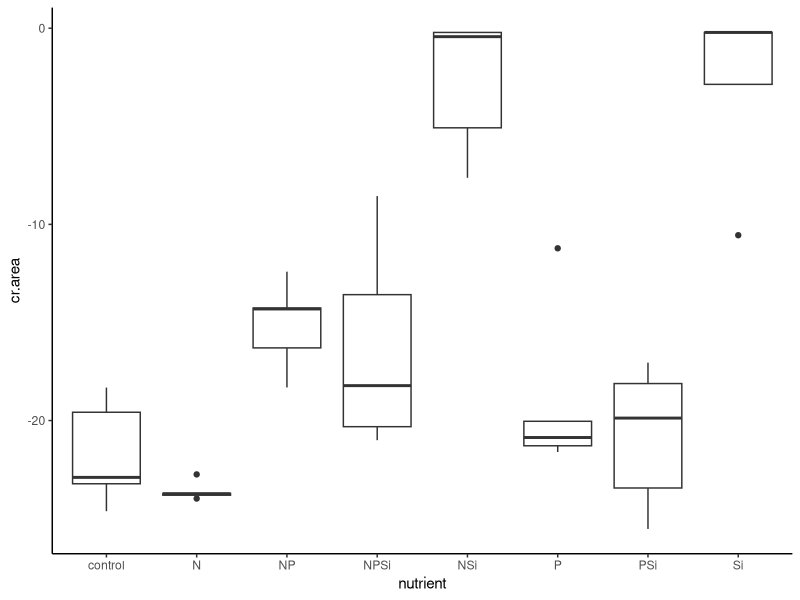
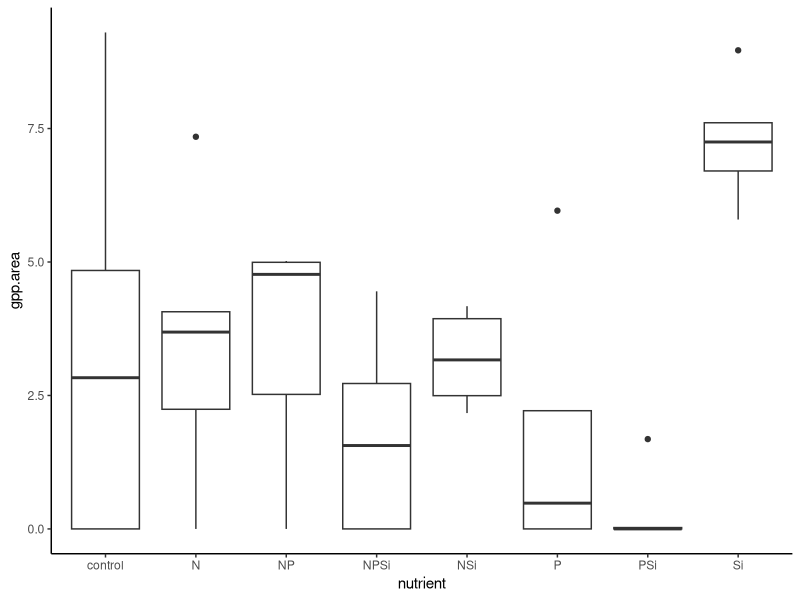
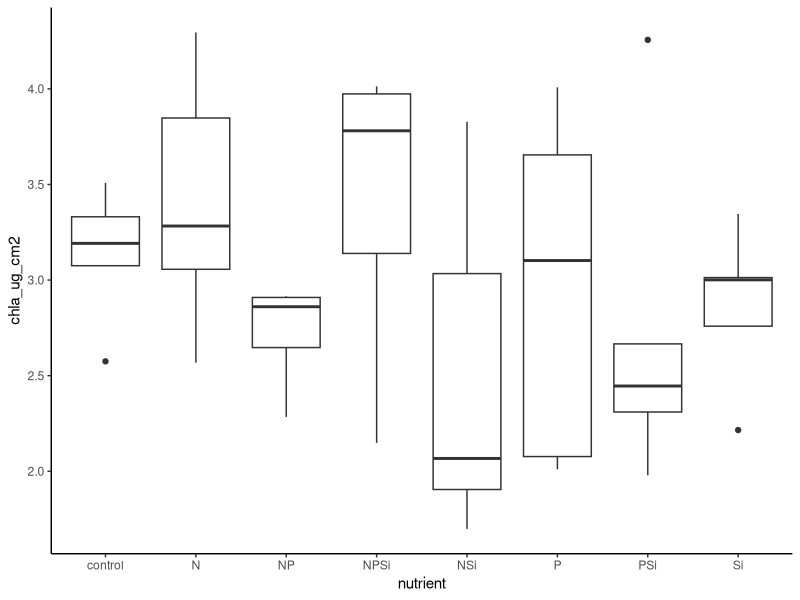
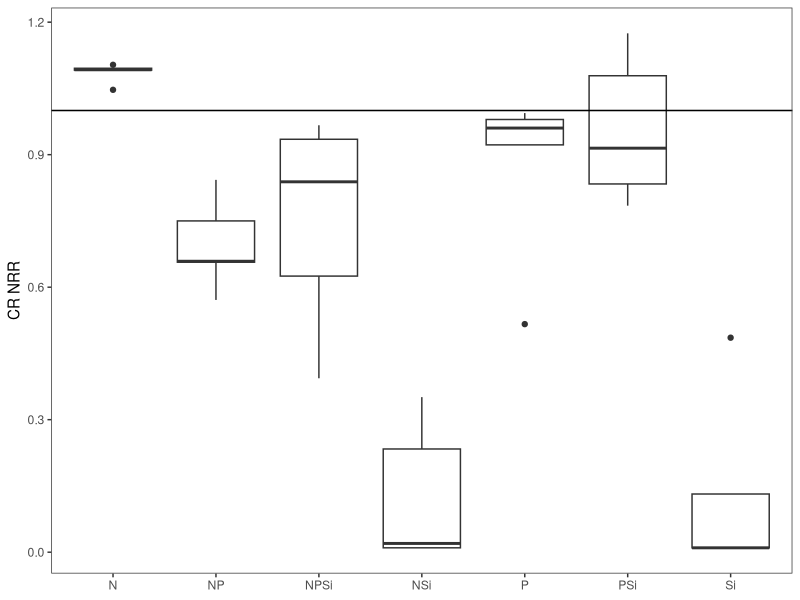
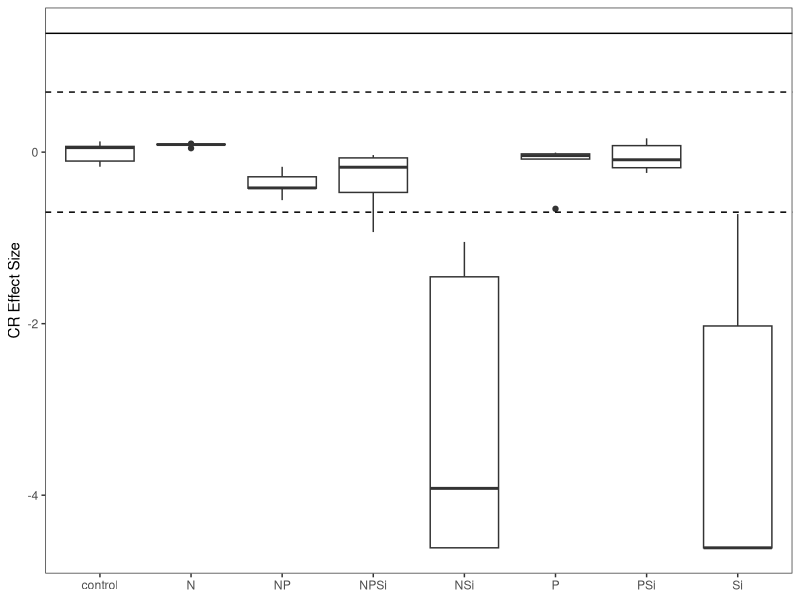
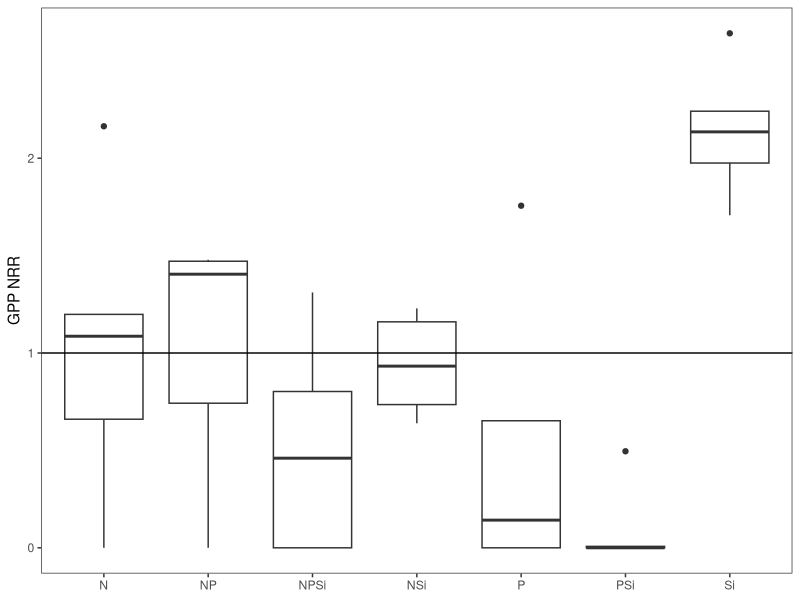
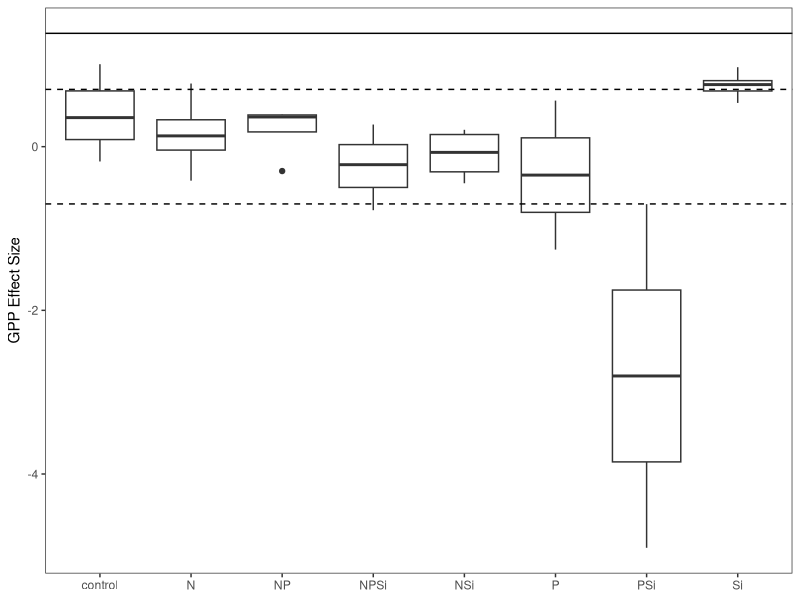
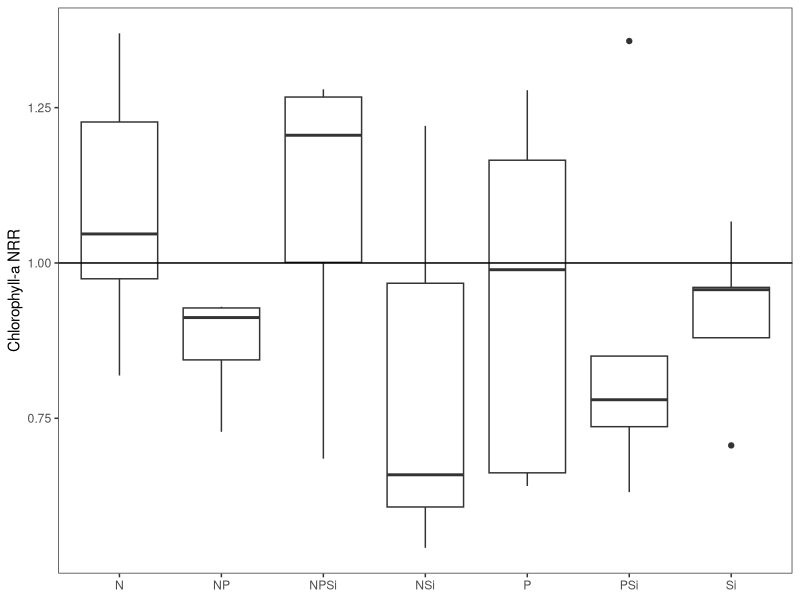

R code for these plots, in order: (Note: this script raises an error after producing the figures.)
#Author:  Clay Arango
#Creation date: 10-Feb-19
#Script to analyze NDS data from Summer 2018 NDS work with S. Roley and A. Alexiades

#packages
install.packages("nlme")
install.packages("nortest")
install.packages("plyr")
install.packages("dplyr")
install.packages("multcomp")
install.packages("MASS")
install.packages("ggplot2")
library(nlme)
library(nortest)
library(plyr)
library(dplyr)
library(multcomp)
library(MASS)
library(ggplot2)

#Load data
mab_fall <- read.table(file="mab_fall.csv", header=T, sep=",")

#set variable
d = mab_fall

#evaluate data to make sure factors are correct
names(d)

unique(d$nutrient) #control, N, NP, NPSi, NSi, P, PSi, Si
unique(d$N) #should be 0 and 1
unique(d$P) #should be 0 and 1
unique(d$Si) #should be 0 and 1
unique(d$top) #should be "sponge" and "glass"
#if need to change, use recode function below. 
d$top<-recode(d$top, "cellulose" ="sponge")
str(d)

#convert N and P vand Si alues (0 or 1 for absence or presence) to factors
d$N<-as.factor(d$N)
d$P<-as.factor(d$P)
d$Si<-as.factor(d$Si)
str(d)

#subset data into gpp and cr response
d.cr = subset(d, top=="sponge", data=d)
d.gpp = subset(d, top=="glass", data=d)

#check for outliers and check data entry before calculating CR-NRR
ggplot(d.cr, aes(x=nutrient, y=cr.area)) + geom_boxplot() + theme_classic()
#A5 is an outlier, Si group has 3 zeros so can't tell what is an outlier

#calculate nrr for cr
x<-ddply(d.cr, "nutrient", summarise, ave_cr = mean(cr.area, na.rm=T)) 
x
d.cr$cr.nrr = d.cr$cr.area/-21.727991 #divide by control ave_cr

#check for outliers and check data entry before calculating GPP- and chla-NRR
ggplot(d.gpp, aes(x=nutrient, y=gpp.area)) + geom_boxplot() + theme_classic()
#F7, P group has 2 zeros so can't tell what is an outlier, Si group looks OK 
ggplot(d.gpp, aes(x=nutrient, y=chla_ug_cm2)) + geom_boxplot() + theme_classic()
#P+Si group is evenly spread out, Si and control look OK

#calculate nrr for gpp and chla
x<- ddply(d.gpp, "nutrient", summarise, ave_gpp = mean(gpp.area, na.rm=T), ave_chla = mean(chla_ug_cm2, na.rm=T)) 
x
d.gpp$gpp.nrr = d.gpp$gpp.area/3.3947683 #divide by control ave_gpp
d.gpp$chla.nrr = d.gpp$chla_ug_cm2/3.136110 #divide by control ave_chla
#use to exclude outliers
#x1<- ddply(subset(d.gpp, !(nds.id=="F6")), "nutrient", summarise, ave_chla = mean(chla_ug_cm2, na.rm=T)) 
#x1
#d.gpp$chla.nrr_1<-d.gpp$chla_ug_cm2/2.700340

#combine into one file and export
d.cr$chla.nrr<-NA
#d.cr$chla.nrr_1<-NA#for excluded outliers
d.cr$gpp.nrr<-NA
d.gpp$cr.nrr<-NA
d.nrr<-rbind(d.cr, d.gpp)
d.nrr$site.date<-"mab_fall"
d.nrr$gpp.es<-log(d.nrr$gpp.nrr)
d.nrr$cr.es<-log(d.nrr$cr.nrr)
d.nrr$chla.es<-log(d.nrr$chla.nrr)

write.table(d.nrr, "mab_fall_nrr.csv",  sep=",", quote=F, row.names =F)

###############
#plots of NRR
##############
ggplot(data=subset(d.cr, !(nutrient=="control")), aes(x=nutrient, y=cr.nrr))+geom_boxplot()+theme_bw()+
  ylab("CR NRR")+geom_abline(slope = 0, intercept = 1)+
  theme(axis.title.x=element_blank(), panel.grid.minor=element_blank(), panel.grid.major=element_blank())
#no limitation, Si inhibition?

ggplot(data=subset(d.nrr, (top=="sponge")), aes(x=nutrient, y=cr.es))+geom_boxplot()+theme_bw()+
  ylab("CR Effect Size")+geom_hline(yintercept = 0.7, lty="dashed")+ geom_hline(yintercept = -0.7, lty="dashed")+
  geom_hline(yintercept = 1.385)+
  theme(axis.title.x=element_blank(), panel.grid.minor=element_blank(), panel.grid.major=element_blank())
#possible Si inhibition? nothing over 1.385, so no significance?

ggplot(data=subset(d.gpp, !(nutrient=="control")), aes(x=nutrient, y=gpp.nrr))+geom_boxplot()+theme_bw()+
  ylab("GPP NRR")+geom_abline(slope = 0, intercept = 1)+
  theme(axis.title.x=element_blank(), panel.grid.minor=element_blank(), panel.grid.major=element_blank())
#Si limitation, but not a similar response with N or P

ggplot(data=subset(d.nrr, top =="glass"),aes(x=nutrient, y=gpp.es))+geom_boxplot()+theme_bw()+
  ylab("GPP Effect Size")+geom_hline(yintercept = 0.7, lty="dashed")+
  geom_hline(yintercept = -0.7, lty="dashed")+ geom_hline(yintercept = 1.385)+
  theme(axis.title.x=element_blank(), panel.grid.minor=element_blank(), panel.grid.major=element_blank())
#unsure how to interpret this aside from no limitation

ggplot(data=subset(d.gpp, !(nutrient=="control")), aes(x=nutrient, y=chla.nrr))+geom_boxplot()+theme_bw()+
  ylab("Chlorophyll-a NRR")+geom_abline(slope = 0, intercept = 1)+ 
  theme(axis.title.x=element_blank(), panel.grid.minor=element_blank(), panel.grid.major=element_blank())
#no limitation

ggplot(data=subset(d.nrr, (top=="glass")), aes(x=nutrient, y=chla.es))+geom_boxplot()+theme_bw()+
  ylab("Chla Effect Size")+ geom_hline(yintercept = 0.7, lty="dashed")+ geom_hline(yintercept = -0.7, lty="dashed")+    
  geom_hline(yintercept = 1.385)+
  theme(axis.title.x=element_blank(), panel.grid.minor=element_blank(), panel.grid.major=element_blank())
#nothing over 1.385 so no significance?

##########
#NRR Summary Files
#########

GPP_sum<-ddply(d.gpp, "nutrient", summarise, ave_nrr.gpp=mean(gpp.nrr, na.rm=T), sd_nrr.gpp=sd(gpp.nrr, na.rm=T), 
               se_nrr.gpp =(sd(gpp.nrr)/sqrt(sum(!is.na(gpp.nrr)))), 
               ci95_nrr.gpp = (1.96*(sd(gpp.nrr)/sqrt(sum(!is.na(gpp.nrr))))),
               ave_nrr.chla=mean(chla.nrr, na.rm=T), sd_nrr.chla=sd(chla.nrr, na.rm=T), 
               se_nrr.chla =(sd(chla.nrr)/sqrt(sum(!is.na(chla.nrr)))), 
               ci95_nrr.chla = (1.96*(sd(chla.nrr)/sqrt(sum(!is.na(chla.nrr))))))
CR_sum<-ddply(d.cr, "nutrient", summarise, ave_nrr.cr=mean(cr.nrr, na.rm=T), sd_nrr.cr=sd(cr.nrr, na.rm=T), 
              se_nrr.cr =(sd(cr.nrr)/sqrt(sum(!is.na(cr.nrr)))), 
              ci95_nrr.cr = (1.96*(sd(cr.nrr)/sqrt(sum(!is.na(cr.nrr))))))

#now combine into one and export
d.sum<-merge(GPP_sum, CR_sum, by="nutrient")
d.sum$site_date<-"mab_fall"
write.table(d.sum, "mab_fall_summ.csv",  sep=",", quote=F, row.names=F)

############################################################
#analyze RESPIRATION data
############################################################

M1<-gls(cr.area~N*P*Si, data=d.cr, na.action=na.omit)
E1<-residuals(M1)
qqnorm(E1)
qqline(E1)
ad.test(E1)
   #residuals are normally distributed
hist(E1)  
plot(M1)

plot(filter(d.cr, !is.na(cr.area)) %>% dplyr::select(nutrient), 
     E1, xlab="nutrient", ylab="Residuals")
bartlett.test(cr.area~nutrient, data=d.cr)
   #variance test is bad, but close

anova(M1)
  
x <- group_by(d.cr, nutrient) %>%  # Grouping function causes subsequent functions to aggregate by season and reach
  summarize(cr.mean = abs(mean(cr.area, na.rm = TRUE)), # na.rm = TRUE to remove missing values
            cr.sd=abs(sd(cr.area, na.rm = TRUE)),  # na.rm = TRUE to remove missing values
            n = sum(!is.na(cr.area)), # of observations, excluding NAs. 
            cr.se=cr.sd/sqrt(n))

ggplot(data=x, aes(x=nutrient, y=cr.mean)) + 
  geom_bar(stat="identity", position=position_dodge(), color = "black") + 
  geom_errorbar(aes(ymin=cr.mean, ymax=cr.mean+cr.se), width=0.2, 
                position=position_dodge(0.9)) + 
  xlab("Nutrient") +
  ylab(expression(Respiration~(ug~O[2]~m^{-2}~h^{-1}))) +
  ylim(0,20) +
  labs(fill="Light") +
  theme_bw() +
  theme(panel.grid.major=element_blank(),
        panel.grid.minor=element_blank(),
        legend.title=element_text(size=6),
        legend.key=element_blank(), 
        legend.position=c(0.5,0.95), 
        legend.text=element_text(size=8), 
        legend.background=element_blank(), 
        legend.direction="horizontal", 
        legend.key.size=unit(0.3, "cm"), 
        axis.title.y=element_text(size=8), 
        axis.title.x=element_text(size=8), 
        axis.text.x=element_text(size=8))

#ggsave('output/figures/Ring_fall.tiff',
#       units="in",
#       width=3.25,
#       height=3.25,
#       dpi=1200,
#       compression="lzw")

#summarize nrr
x <- group_by(d.cr, nutrient) %>%  # Grouping function causes subsequent functions to aggregate by season and reach
  summarize(cr.mean = abs(mean(cr.nrr, na.rm = TRUE)), # na.rm = TRUE to remove missing values
            cr.sd=abs(sd(cr.nrr, na.rm = TRUE)),  # na.rm = TRUE to remove missing values
            n = sum(!is.na(cr.nrr)), # of observations, excluding NAs. 
            cr.se=cr.sd/sqrt(n))

############################################################
#analyze the PRODUCTION data
############################################################

M1<-gls(gpp.area~N*P*Si, data=d.gpp, na.action=na.omit) 
E1<-residuals(M1)
qqnorm(E1)
qqline(E1)
ad.test(E1)
   #residuals are not normal but close

hist(E1, xlab="residuals", main="")
plot(M1)

plot(filter(d.gpp, !is.na(gpp.area)) %>% dplyr::select(nutrient), 
     E1, xlab="nutrient", ylab="Residuals")
bartlett.test(gpp.area~nutrient, data=d.gpp)
   #bad but close

anova(M1)
  
x <- group_by(d.gpp, nutrient) %>%  # Grouping function causes subsequent functions to aggregate by season and reach
  summarize(gpp.mean = abs(mean(gpp.area, na.rm = TRUE)), # na.rm = TRUE to remove missing values
            gpp.sd=abs(sd(gpp.area, na.rm = TRUE)),  # na.rm = TRUE to remove missing values
            n = sum(!is.na(gpp.area)), # of observations, excluding NAs. 
            gpp.se=gpp.sd/sqrt(n))

ggplot(data=x, aes(x=nutrient, y=gpp.mean)) + 
  geom_bar(stat="identity", position=position_dodge(), color = "black") + 
  geom_errorbar(aes(ymin=gpp.mean, ymax=gpp.mean+gpp.se), width=0.2, 
                position=position_dodge(0.9)) + 
  xlab("Nutrient") +
  ylab(expression(Production~(ug~O[2]~m^{-2}~h^{-1}))) +
  labs(fill="Light") +
  theme_bw() +
  theme(panel.grid.major=element_blank(),
        panel.grid.minor=element_blank(), 
        legend.title=element_text(size=6), 
        legend.key=element_blank(),  
        legend.position=c(0.5,0.95),  
        legend.text=element_text(size=8),  
        legend.background=element_blank(),  
        legend.direction="horizontal",  
        legend.key.size=unit(0.3, "cm"),  
        axis.title.y=element_text(size=8),  
        axis.title.x=element_text(size=8),  
        axis.text.x=element_text(size=8))

#ggsave('output/figures/gppByNutrient.tiff',
#       units="in",
#       width=3.25,
#       height=3.25,
#       dpi=1200,
#       compression="lzw")

#summarize nrr
x <- group_by(d.gpp, nutrient) %>%  # Grouping function causes subsequent functions to aggregate by season and reach
  summarize(gpp.mean = abs(mean(gpp.nrr, na.rm = TRUE)), # na.rm = TRUE to remove missing values
            gpp.sd=abs(sd(gpp.nrr, na.rm = TRUE)),  # na.rm = TRUE to remove missing values
            n = sum(!is.na(gpp.nrr)), # of observations, excluding NAs. 
            gpp.se=gpp.sd/sqrt(n))

#BELOW HERE IS NOT EDITED





############################################################
#analyze the CHL-A biomass on disks

M1<-gls(chla~N*P*light, data=roza_sum.chla, na.action=na.omit)
E1<-residuals(M1)
qqnorm(E1)
qqline(E1)
ad.test(E1)
  #residuals look bad (p=0.001)
hist(E1)
plot(M1)

vf1 = varIdent(form = ~ 1|N*P)
vf2 = varIdent(form = ~ 1|light)
vf3 = varIdent(form = ~ 1|N*P*light)
vf4 = varPower(form = ~ fitted(.)) 
vf5 = varExp(form = ~ fitted(.))
vf6 = varConstPower(form = ~ fitted(.))
vf7 = varExp(form = ~ fitted(.)|nutrient)

M2<-gls(chla~N*P*light, data=roza_sum.chla, na.action=na.omit, weights=vf1)
M3<-gls(chla~N*P*light, data=roza_sum.chla, na.action=na.omit, weights=vf2)
M4<-gls(chla~N*P*light, data=roza_sum.chla, na.action=na.omit, weights=vf3)
M5<-gls(chla~N*P*light, data=roza_sum.chla, na.action=na.omit, weights=vf4)
M6<-gls(chla~N*P*light, data=roza_sum.chla, na.action=na.omit, weights=vf5)
M7<-gls(chla~N*P*light, data=roza_sum.chla, na.action=na.omit, weights=vf6)
M8<-gls(chla~N*P*light, data=roza_sum.chla, na.action=na.omit, weights=vf7)

anova(M1,M2,M3,M4,M5,M6,M7,M8)

#M3 is best on AIC

E3<-residuals(M3)
qqnorm(E3)
qqline(E3)
ad.test(E3)
#residuals are not normal (p=0.001)
hist(E3, xlab="residuals", main="")
plot(M3)
  #hist and plot look good

plot(filter(roza_sum.chla, !is.na(chla)) %>% dplyr::select(light), 
     E3, xlab="light", ylab="Residuals")
bartlett.test(chla~light, data=roza_sum.chla)

plot(filter(roza_sum.chla, !is.na(chla)) %>% dplyr::select(nutrient), 
     E3, xlab="nutrient", ylab="Residuals")
bartlett.test(chla~nutrient, data=roza_sum.chla)

anova(M3)

#light is significant and N and P separately interact with light

x<-roza_sum.chla[complete.cases(roza_sum.chla$chla),]

with(x, 
     interaction.plot(nutrient,light,chla, 
                      ylim=c(0,1.5),lty=c(1,12),lwd=2,ylab="Chlorophyll a", 
                      xlab="Nutrient", trace.label="Light"))

x <- group_by(roza_sum.chla, nutrient, light) %>%  # Grouping function causes subsequent functions to aggregate by season and reach
  summarize(chla.mean = mean(chla, na.rm = TRUE), # na.rm = TRUE to remove missing values
            chla.sd=sd(chla, na.rm = TRUE),  # na.rm = TRUE to remove missing values
            n = sum(!is.na(chla)), # of observations, excluding NAs. 
            chla.se=chla.sd/sqrt(n))

ggplot(data=x, 
       aes(x=nutrient, y=chla.mean, fill=light)) + 
  geom_bar(stat="identity", position=position_dodge(), color = "black") + 
  geom_errorbar(aes(ymin=chla.mean, ymax=chla.mean+chla.se), width=0.2, 
                position=position_dodge(0.9)) + 
  scale_fill_manual(values=c("white","black")) +
  xlab("Nutrient") +
  ylab(expression(Chlorophyll~a~(ug~cm^{-2}))) +
  ylim(0,1.7) +
  labs(fill="Light") +
  theme_bw() +
  theme(panel.grid.major=element_blank(), 
        panel.grid.minor=element_blank(), 
        legend.title=element_text(size=6), 
        legend.key=element_blank(), 
        legend.position=c(0.5,0.95), 
        legend.text=element_text(size=8), 
        legend.background=element_blank(), 
        legend.direction="horizontal", 
        legend.key.size=unit(0.3, "cm"), 
        axis.title.y=element_text(size=8), 
        axis.title.x=element_text(size=8), 
        axis.text.x=element_text(size=8))

ggsave('output/figures/chlaByNutrientLight.tiff',
       units="in",
       width=3.25,
       height=3.25,
       dpi=1200,
       compression="lzw")



############################################################
############################################################
#calculate nrr mean and standard error
x1 <- group_by(roza_sum, nutrient, light) %>%  # Grouping function causes subsequent functions to aggregate by season and reach
  summarize(chla.nrr.mean = mean(chla.nrr, na.rm = TRUE), # na.rm = TRUE to remove missing values
            chla.nrr.sd=sd(chla.nrr, na.rm = TRUE),  # na.rm = TRUE to remove missing values
            chla.n = sum(!is.na(chla.nrr)), # of observations, excluding NAs. 
            chla.nrr.se=chla.nrr.sd/sqrt(chla.n))


x2 <- group_by(roza_sum, nutrient, light) %>%  # Grouping function causes subsequent functions to aggregate by season and reach
  summarize(gpp.nrr.mean = mean(gpp.nrr, na.rm = TRUE), # na.rm = TRUE to remove missing values
            gpp.nrr.sd=sd(gpp.nrr, na.rm = TRUE),  # na.rm = TRUE to remove missing values
            gpp.n = sum(!is.na(gpp.nrr)), # of observations, excluding NAs. 
            gpp.nrr.se=gpp.nrr.sd/sqrt(gpp.n))

x3 <- group_by(roza_sum, nutrient, light) %>%  # Grouping function causes subsequent functions to aggregate by season and reach
  summarize(cr.nrr.mean = mean(cr.nrr, na.rm = TRUE), # na.rm = TRUE to remove missing values
            cr.nrr.sd=sd(cr.nrr, na.rm = TRUE),  # na.rm = TRUE to remove missing values
            cr.n = sum(!is.na(cr.nrr)), # of observations, excluding NAs. 
            cr.nrr.se=cr.nrr.sd/sqrt(cr.n))

roza_sum.nrr<-cbind(x1,x2,x3)
roza_sum.nrr <- roza_sum.nrr[, !duplicated(colnames(roza_sum.nrr))]
write.csv(roza_sum.nrr, "roza_sum.nrr.csv")
